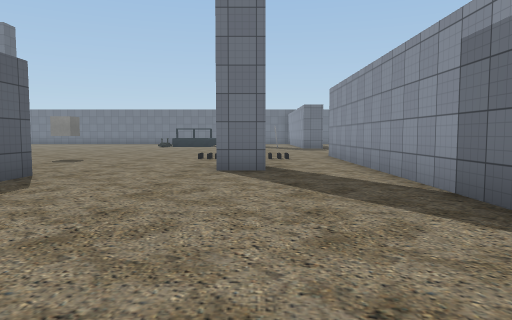
[1] (above)

23 first-person views from a walk through a Unity game level. The camera is 1.3 m above the floor, tilts 4° down and sees 70° across. The floor is counted in squares, 2 m on a side. Each view is taken from the middle of a square. On the plan, view 1 faces up. The plan holds only what a view shows up to about 11 squares ahead; the rest is blank. The place goes on beyond the plan. The player character is not drawn. Some animated figures are not drawn. Some surface patterns are stand-ins.

[2]
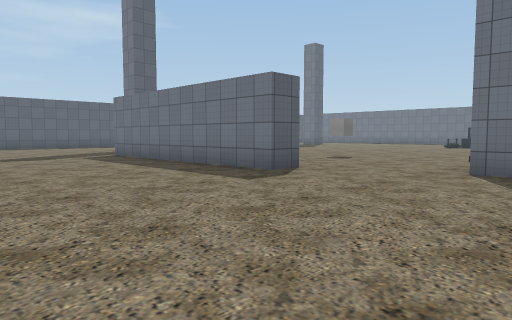

[3]
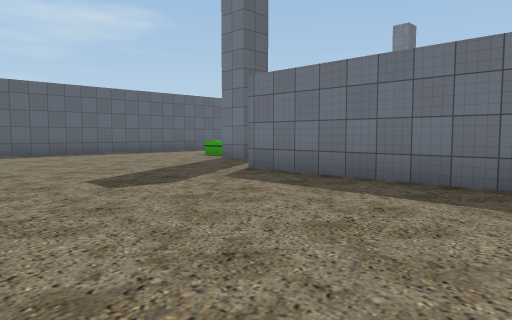

[4]
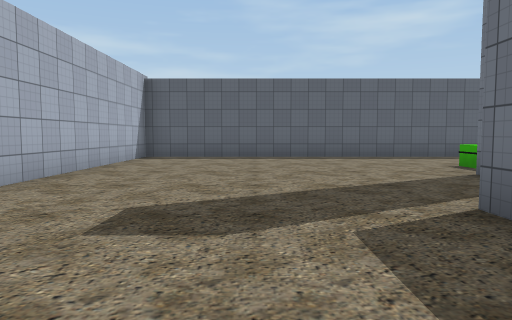

[5]
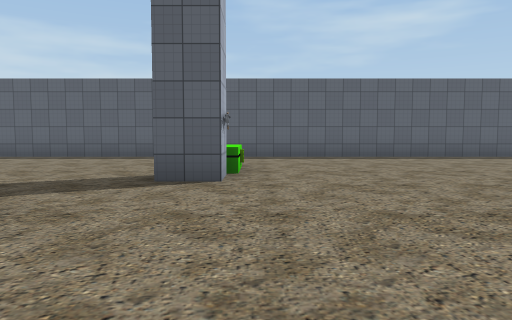

[6]
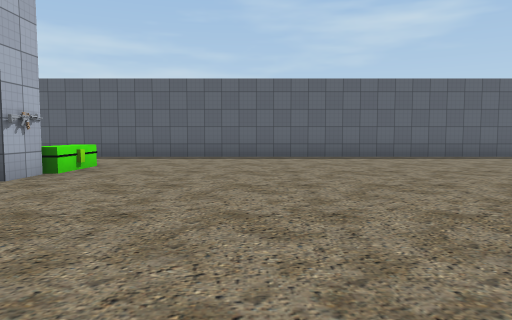

[7]
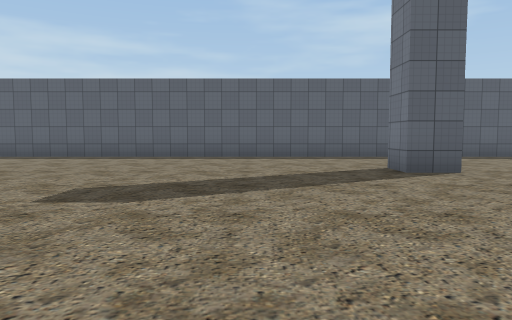

[8]
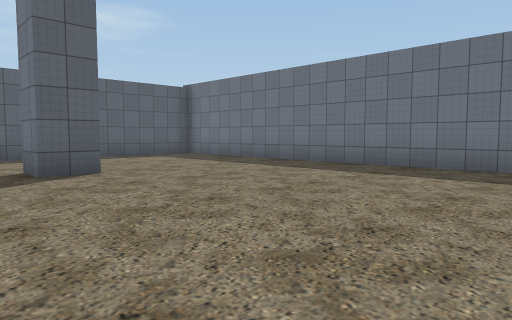

[9]
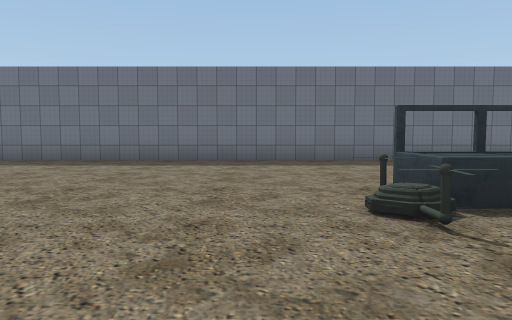

[10]
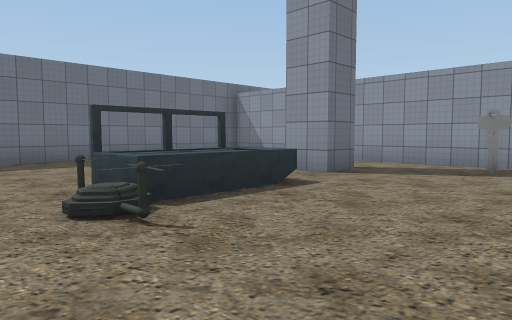

[11]
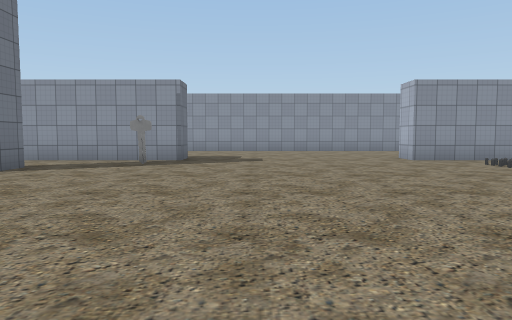

[12]
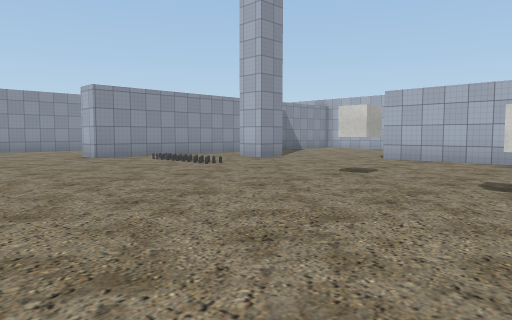

[13]
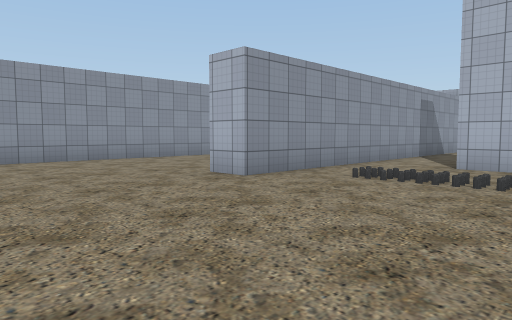

[14]
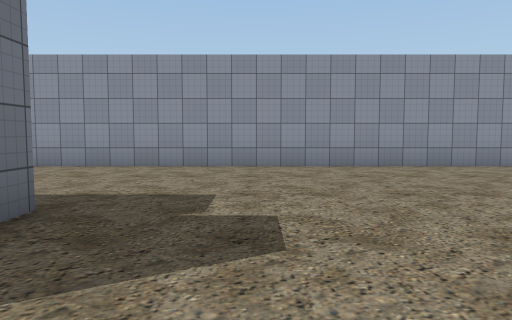

[15]
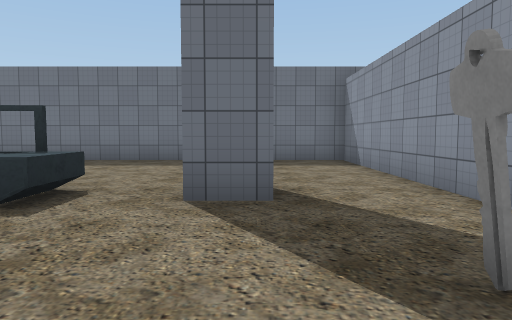

[16]
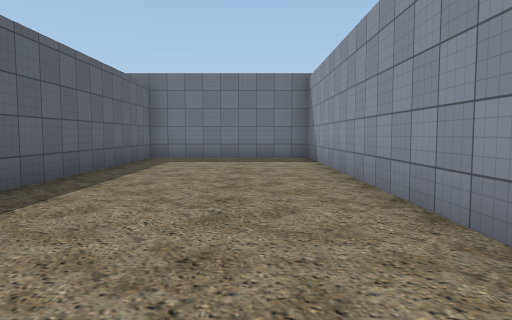

[17]
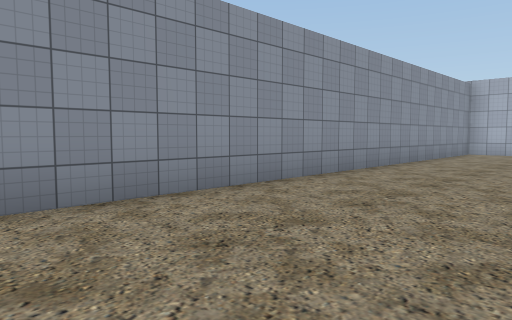

[18]
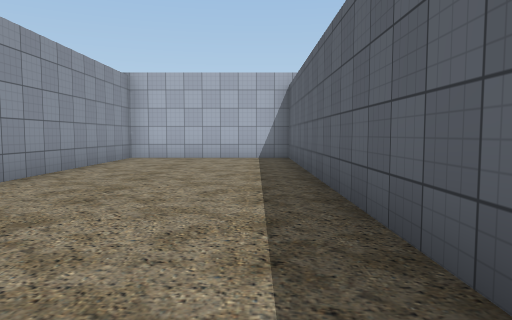

[19]
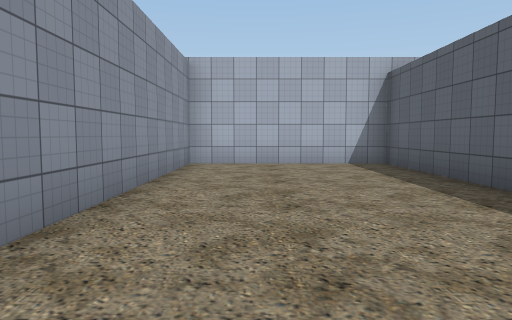

[20]
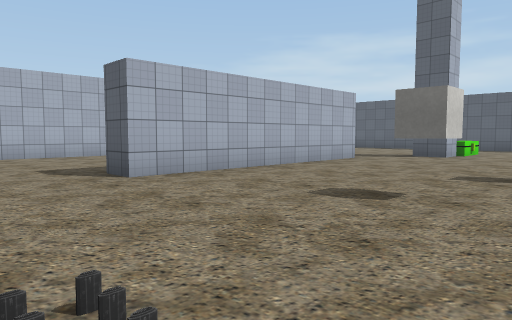

[21]
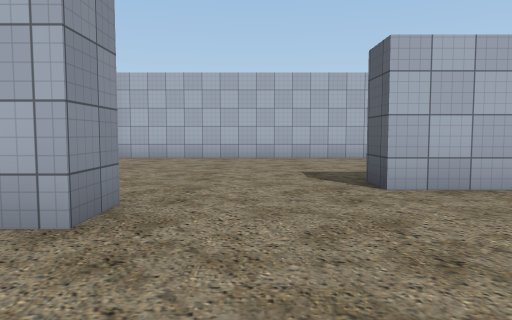

[22]
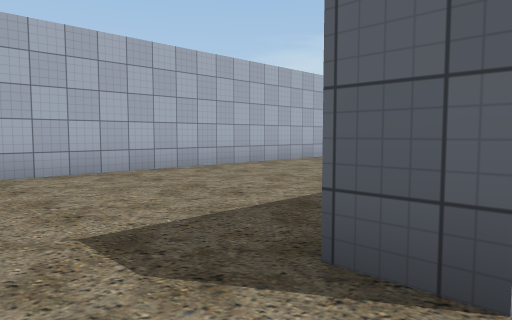

[23]
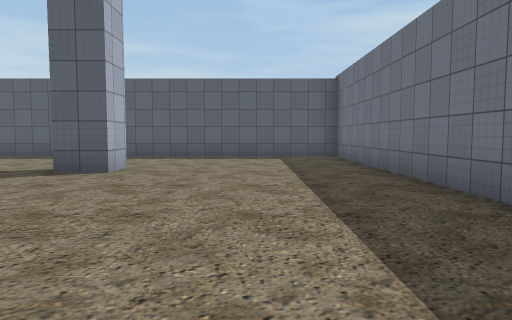

### Floor plan
Points are (right, up) in squares from view 1. A wall is a line through its corners. A room is listed if a view was taken in it or the views show most of it. See-through windows are left out.
Room 1 (views 1, 2, 3, 4, 5, 6, 7, 8, 9, 10, 11, 12, 13, 14, 15, 16, 17, 18, 19, 20, 21, 22, 23)
walls: (0.2, 6.6) (-0.7, 6.6) (-0.7, 7.5) (0.2, 7.5); (0.2, 19.6) (-0.7, 19.6) (-0.7, 20.5); (-10.2, 5.8) (-3.5, 5.8) (-3.5, 4.9) (-10.2, 4.9); (3.1, 16.9) (2.2, 16.9) (2.2, 25.1); (3.1, 8.8) (3.1, -0.2) (7.5, -0.2) (7.5, 25.4) (-17.6, 25.4) (-17.6, -0.2) (1.9, -0.2); (-13, 7.5) (-12, 7.5) (-12, 6.6) (-13, 6.6); (-14.1, 20.5) (-13.2, 20.5) (-13.2, 19.6) (-14.1, 19.6); (2.2, 3.1) (2.2, 11.1) (3.1, 11.1); (3.1, 25.1) (3.1, 19.1)
objects: other object (-14, 7); other object (-7, 10); other object (-5, 18); other object (-4, 19) to (-2, 20); other object (1, 17)

Positions as (right, up) in squares from view 1, and headings:
1: (0, 0), facing up
2: (1, 0), facing up-left
3: (-5, 0), facing up-left
4: (-7, 3), facing left
5: (-7, 8), facing left
6: (-7, 11), facing left
7: (-7, 17), facing left
8: (-7, 18), facing up-left
9: (-6, 16), facing up
10: (-6, 16), facing up-right
11: (-7, 15), facing right
12: (-8, 15), facing down-right
13: (-2, 15), facing down-right
14: (0, 15), facing right
15: (0, 16), facing up
16: (6, 15), facing up
17: (4, 13), facing down-right
18: (4, 10), facing down
19: (6, 8), facing down
20: (-1, 11), facing down-left
21: (-2, 10), facing down
22: (-2, 6), facing down-left
23: (-7, 23), facing left
